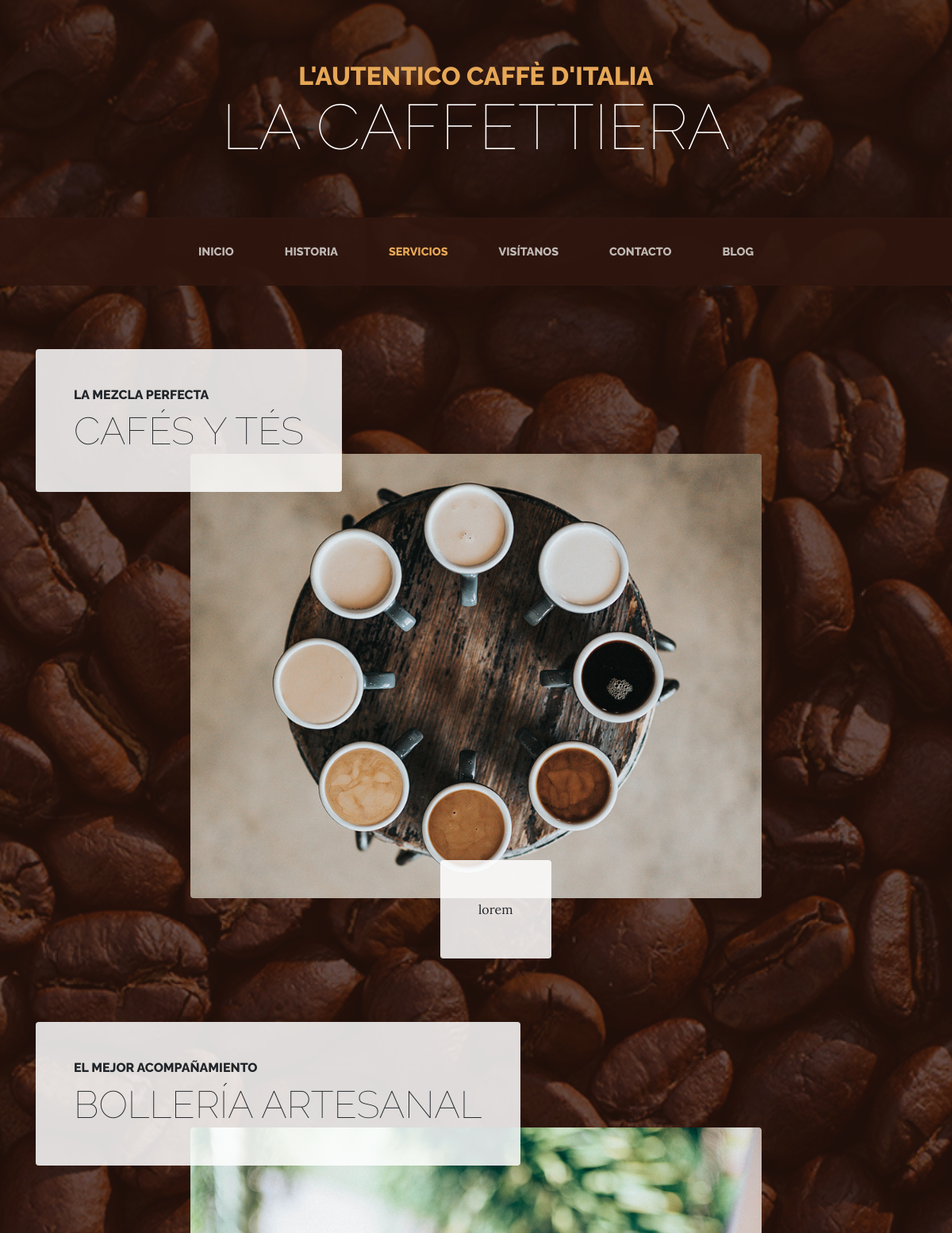
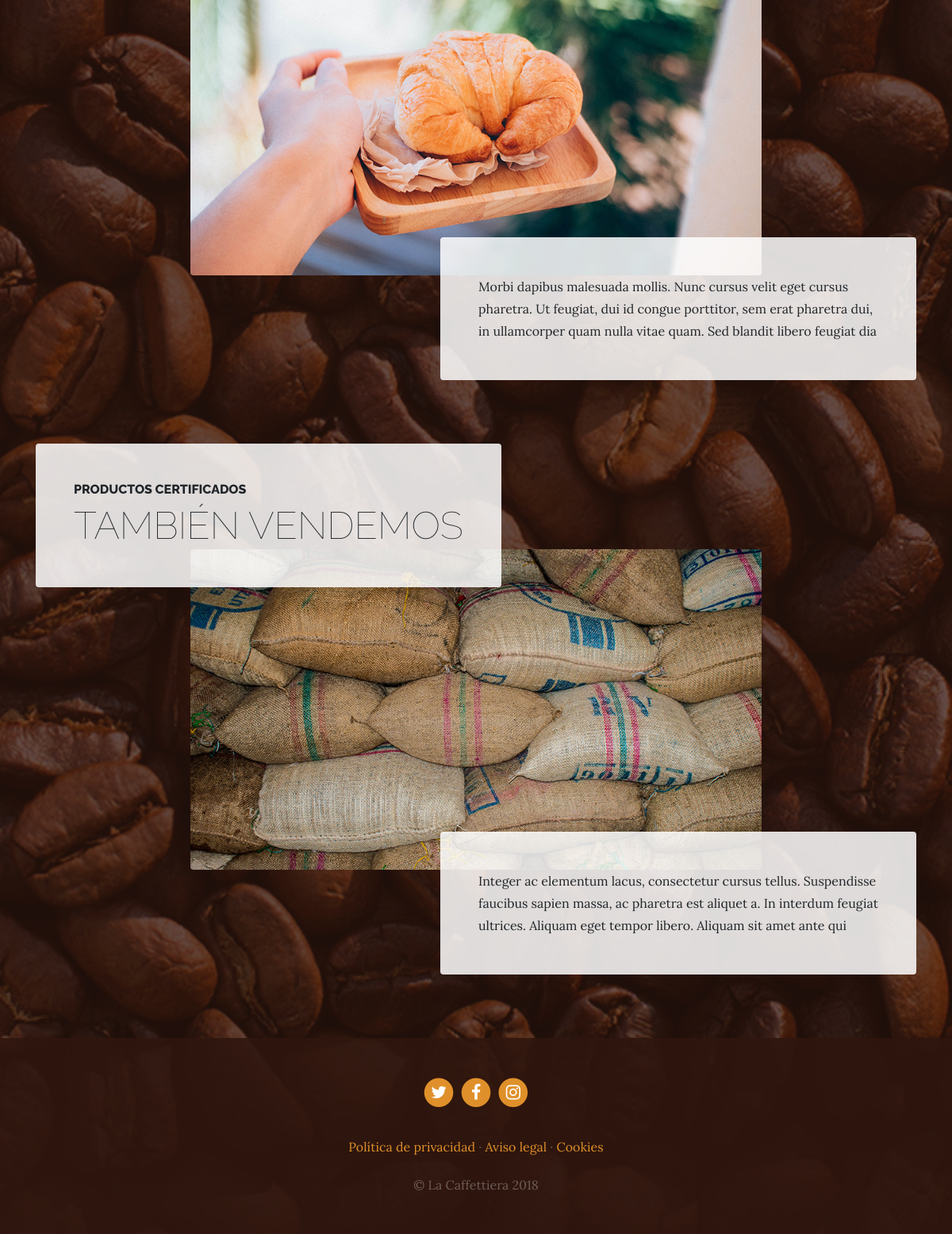
/services, run on the app's committed database (2 pictures, top to bottom).
### services/models.py (models this page shows, shortened)
class Service(models.Model):
    title = models.CharField(max_length=200, verbose_name='Title')
    subtitle = models.CharField(max_length=200, verbose_name='Subtitle')
    content = models.CharField(max_length=200, verbose_name='Content')
    image = models.ImageField(verbose_name='Image', upload_to='services', default="a")
    created = models.DateTimeField(auto_now_add = True, verbose_name = "Created")
    updated = models.DateTimeField(auto_now = True, verbose_name = "Updated")
    class Meta:
        verbose_name = "Service"
        verbose_name_plural = "Services"
        ordering = ['-created']

### services/views.py (the view)
# urls.py: path('services', include('services.urls')),
def services(request):
    content = {
        "services" : Service.objects.all()[::-1],
    }
    return render(request, "services/services.html", content)

### services/templates/services/services.html
{% extends 'core/base.html' %}
{% load static %}
{% block content %}
    {% for service in services %}
    <section class="page-section">
      <div class="container">
        <div class="product-item">
          <div class="product-item-title d-flex">
            <div class="bg-faded p-5 d-flex mr-auto rounded">
              <h2 class="section-heading mb-0">
                <span class="section-heading-upper">{{ service.subtitle }}</span>
                <span class="section-heading-lower">{{ service.title }}</span>
              </h2>
            </div>
          </div>
          <img class="product-item-img mx-auto d-flex rounded img-fluid mb-3 mb-lg-0" src="{{ service.image.url }}" alt="{{ service.title }}">
          <div class="product-item-description d-flex ml-auto">
            <div class="bg-faded p-5 rounded">
              <p class="mb-0">{{ service.content }}</p>
            </div>
          </div>
        </div>
      </div>
    </section>
    {% endfor %}
{% endblock content %}

### core/templates/core/base.html (shortened to what this page needs)
{% load static %}
<!DOCTYPE html>
<html lang="es">
  {% include 'core/head.html' %}
  <body>
    <h1 class="site-heading text-center text-white d-none d-lg-block">
      <span class="site-heading-upper text-primary mb-3">L'autentico caffè d'italia</span>
      <span class="site-heading-lower">La Caffettiera</span>
    </h1>
    <nav class="navbar navbar-expand-lg navbar-dark py-lg-4" id="mainNav">
      <div class="container">
        <div class="collapse navbar-collapse" id="navbarResponsive">
          <ul class="navbar-nav mx-auto">
            <li class="nav-item px-lg-4">
              <a class="nav-link text-uppercase text-expanded" href="{% url 'home' %}">Inicio</a>
            </li>
            <li class="nav-item px-lg-4">
              <a class="nav-link text-uppercase text-expanded" href="{% url 'about' %}">Historia</a>
            </li>
            <li class="nav-item px-lg-4">
              <a class="nav-link text-uppercase text-expanded" href="{% url 'services' %}">Servicios</a>
            </li>
            <li class="nav-item px-lg-4">
              <a class="nav-link text-uppercase text-expanded" href="{% url 'store' %}">Visítanos</a>
            </li>
            <li class="nav-item px-lg-4">
              <a class="nav-link text-uppercase text-expanded" href="{% url 'contact' %}">Contacto</a>
            </li>
            <li class="nav-item px-lg-4">
              <a class="nav-link text-uppercase text-expanded" href="{% url 'blog' %}">Blog</a>
            </li>
          </ul>
        </div>
      </div>
    </nav>
{% block content %}
{% endblock content %}
{% include 'core/footer.html' %}
  </body>
</html>

### core/templates/core/head.html (shortened to what this page needs)
{% load static %}
<head>
    <link href="{% static 'vendor/bootstrap/css/bootstrap.min.css' %}" rel="stylesheet">
    <link href="{% static 'vendor/font-awesome/css/font-awesome.min.css' %}" rel="stylesheet" type="text/css">
    <link href="{% static 'css/business-casual.css' %}" rel="stylesheet">
  </head>

### core/templates/core/footer.html
      <footer class="footer text-faded text-center py-5">
        <div class="container">
          <p class="m-0">
              <a href="#" class="link">
                <span class="fa-stack fa-lg">
                  <i class="fa fa-circle fa-stack-2x"></i>
                  <i class="fa fa-twitter fa-stack-1x fa-inverse"></i>
                </span>
              </a>
              <a href="#" class="link">
                <span class="fa-stack fa-lg">
                  <i class="fa fa-circle fa-stack-2x"></i>
                  <i class="fa fa-facebook fa-stack-1x fa-inverse"></i>
                </span>
              </a>
              <a href="#" class="link">
                <span class="fa-stack fa-lg">
                  <i class="fa fa-circle fa-stack-2x"></i>
                  <i class="fa fa-instagram fa-stack-1x fa-inverse"></i>
                </span>
              </a>
          </p>
          <p class="m-0 mbt">
              <a href="{% url 'sample' %}" class="link">Política de privacidad</a> ·
              <a href="{% url 'sample' %}" class="link">Aviso legal</a> ·
              <a href="{% url 'sample' %}" class="link">Cookies</a>
          </p>
          <p class="m-0 mbt1">&copy; La Caffettiera 2018</p>
        </div>
      </footer>

### core/static/css/business-casual.css (style rules this page uses)
body { font-family: 'Lora'; background: linear-gradient(rgba(47, 23, 15, 0.65), rgba(47, 23, 15, 0.65)), url("../img/bg.jpg"); background-attachment: fixed; background-position: center; background-size: cover; }
h1, h2, h3, h4, h5, h6 { font-family: 'Raleway'; }
p { line-height: 1.75; }
.text-faded { color: rgba(255, 255, 255, 0.3); }
.site-heading { margin-top: 5rem; margin-bottom: 5rem; text-transform: uppercase; line-height: 1; font-family: 'Raleway'; }
.site-heading .site-heading-upper { display: block; font-size: 2rem; font-weight: 800; }
.site-heading .site-heading-lower { font-size: 5rem; font-weight: 100; line-height: 4rem; }
.page-section { margin-top: 5rem; margin-bottom: 5rem; }
.section-heading { text-transform: uppercase; }
.section-heading .section-heading-upper { display: block; font-size: 1rem; font-weight: 800; padding-bottom:.5rem; }
.section-heading .section-heading-lower { display: block; font-size: 3rem; font-weight: 100; }
.bg-faded { background-color: rgba(255, 255, 255, 0.85); }
#mainNav { background-color: rgba(47, 23, 15, 0.9); font-family: 'Raleway'; }
#mainNav .navbar-nav .nav-item .nav-link { color: rgba(255, 255, 255, 0.7); font-weight: 800; }
#mainNav .navbar-nav .nav-item.active .nav-link { color: #e6a756; }
@media (min-width: 992px) { #mainNav .navbar-nav .nav-item .nav-link { font-size: 0.9rem; } }
@media (min-width: 992px) { .product-item .product-item-title { position: relative; z-index: 1; margin-bottom: -3rem; } }
@media (min-width: 992px) { .product-item .product-item-img { position: relative; z-index: 0; max-width: 60vw; } }
@media (min-width: 992px) { .product-item .product-item-description { position: relative; z-index: 1; margin-top: -3rem; max-width: 50vw; } }
.footer { background-color: rgba(47, 23, 15, 0.9); }
.text-primary { color: #e6a756 !important; }
.mbt { padding-top: 2rem; }
.mbt1 { padding-top: 1.25rem; }
a.link { color: #df902a; }

### data on the page
Service: subtitle "LA MEZCLA PERFECTA", title "CAFÉS Y TÉS", image (picture), content "lorem"
Service: subtitle "EL MEJOR ACOMPAÑAMIENTO", title "BOLLERÍA ARTESANAL", image (picture), content "Morbi dapibus malesuada mollis. Nunc cursus velit eget cursus pharetra. Ut feugiat, dui id congue porttitor, sem erat pharetra dui, in ullamcorper quam nulla vitae quam. Sed blandit libero feugiat dia"
Service: subtitle "PRODUCTOS CERTIFICADOS", title "TAMBIÉN VENDEMOS", image (picture), content "Integer ac elementum lacus, consectetur cursus tellus. Suspendisse faucibus sapien massa, ac pharetra est aliquet a. In interdum feugiat ultrices. Aliquam eget tempor libero. Aliquam sit amet ante qui"
